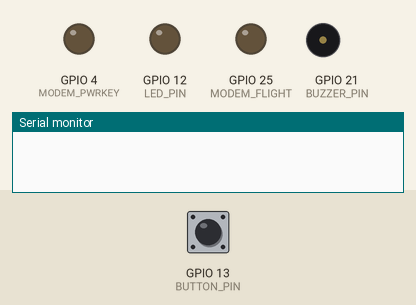
A sketch run on a simulated ESP32. Shown: output pins drawn as LEDs (lit = HIGH), buzzer (waves = sounding, pin HIGH), the last lines printed to the serial monitor. The test bench sets the inputs (shaded band); at power-on: GPIO 13 (BUTTON_PIN) HIGH.

Above: at 0.1 s.
At 8.5 s:
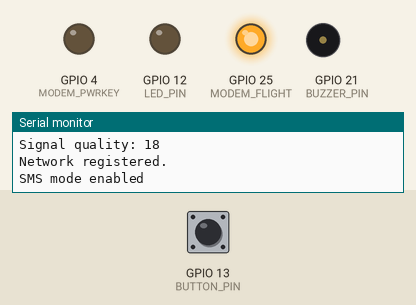
8.6 s: GPIO 13 (BUTTON_PIN) pulled LOW for 0.15 s
At 9.4 s:
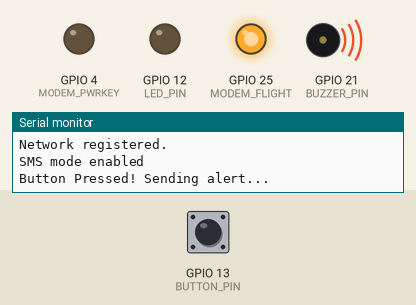
Timing chart, 0 to 11.6 s (numbered marks = the images above; inputs shaded):
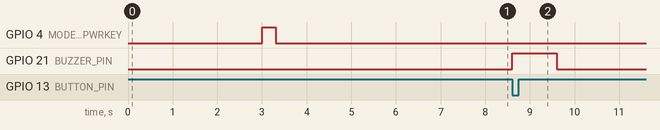

Measured:
- after the input at 8.6 s, GPIO 21 (BUZZER_PIN): LOW → HIGH at once, → LOW 1.0 s later

The sketch:

message.ino
```cpp
#define TINY_GSM_MODEM_SIM7600
#define TINY_GSM_DEBUG Serial
#include <TinyGsmClient.h>

#define UART_BAUD 115200

#define MODEM_TX 27
#define MODEM_RX 26
#define MODEM_PWRKEY 4
#define MODEM_DTR 32
#define MODEM_RI 33
#define MODEM_FLIGHT 25
#define MODEM_STATUS 34

#define LED_PIN 12
#define BUZZER_PIN 21 //  Moved from pin 27 to avoid modem conflict
#define BUTTON_PIN 13 // Button on GPIO 13

#define MODEM_BAUD 115200
#define modemSerial Serial1
TinyGsm modem(modemSerial);

float lat, lon = 0.0;
bool fetch = false;

//  Two recipient numbers
const char *recipients[] = {
    "+19568784196",
    "+19565292282"};

// Ensure the modem is actually registered before sending SMS
bool ensureNetworkConnected(uint32_t timeoutMs = 60000)
{
    Serial.println("Ensuring network registration...");
    unsigned long start = millis();
    while ((millis() - start) < timeoutMs)
    {
        int16_t sq = modem.getSignalQuality();
        Serial.print("Signal quality: ");
        Serial.println(sq);

        if (modem.isNetworkConnected())
        {
            Serial.println("Network registered.");
            return true;
        }

        // waitForNetwork blocks up to the timeout we give it
        if (modem.waitForNetwork(15000))
        {
            Serial.println("Network registered.");
            return true;
        }

        Serial.println("Network not ready, retrying...");
    }

    Serial.println("Network registration timed out.");
    return false;
}

// ⏱ Wait for GPS fix
bool waitForGPS(int timeout_sec = 60)
{
    Serial.println("Waiting for GPS fix...");
    unsigned long start = millis();
    while ((millis() - start) < (timeout_sec * 1000))
    {
        if (modem.getGPS(&lat, &lon))
        {
            Serial.print("GPS Fix acquired after ");
            Serial.print((millis() - start) / 1000);
            Serial.println(" seconds");
            fetch = true;
            return true;
        }

        if ((millis() - start) % 5000 < 100)
        {
            Serial.print("Waiting for GPS fix... ");
            Serial.print((millis() - start) / 1000);
            Serial.println(" seconds elapsed");
        }
        delay(100);
    }
    Serial.println("GPS fix timeout!");
    return false;
}

//  Send SMS to all recipients
void sendsms(const char *message)
{
    for (int i = 0; i < 2; i++)
    {
        Serial.print("Sending SMS to ");
        Serial.println(recipients[i]);

        bool res = modem.sendSMS(recipients[i], message);

        if (res)
        {
            Serial.println("SMS sent successfully!");
        }
        else
        {
            Serial.println("SMS failed to send.");
        }
        delay(3000);
    }
}

void setup()
{
    Serial.begin(115200);
    delay(10);

    pinMode(LED_PIN, OUTPUT);
    pinMode(BUZZER_PIN, OUTPUT);
    pinMode(BUTTON_PIN, INPUT_PULLUP);

    modemSerial.begin(MODEM_BAUD, SERIAL_8N1, MODEM_RX, MODEM_TX);
    delay(3000);

    pinMode(MODEM_PWRKEY, OUTPUT);
    digitalWrite(MODEM_PWRKEY, HIGH);
    delay(300);
    digitalWrite(MODEM_PWRKEY, LOW);

    pinMode(MODEM_FLIGHT, OUTPUT);
    digitalWrite(MODEM_FLIGHT, HIGH);

    Serial.println("Starting modem...");
    delay(3000);
    while (!modem.testAT())
    {
        delay(10);
    }

    Serial.println("Modem initialized.");
    if (!modem.restart())
    {
        Serial.println("Modem restart failed.");
    }

    modem.setNetworkMode(2); // Auto-select (allows fallback for SMS)

    if (!ensureNetworkConnected())
    {
        Serial.println("Warning: modem not registered; SMS will fail until registration succeeds.");
    }
    modem.enableGPS();
    modem.sendAT("+CGPS=1,1");
    delay(1000);

    modem.sendAT("+CMGF=1"); // Text mode
    Serial.println("SMS mode enabled");
}

void loop()
{
    if (digitalRead(BUTTON_PIN) == LOW)
    {
        Serial.println("Button Pressed! Sending alert...");

        // 🔊 Buzz to alert
        digitalWrite(BUZZER_PIN, HIGH);
        delay(1000);
        digitalWrite(BUZZER_PIN, LOW);

        char message[160];

        if (waitForGPS(60))
        {
            Serial.print("Location: ");
            Serial.print(lat, 6);
            Serial.print(", ");
            Serial.println(lon, 6);

            snprintf(message, sizeof(message),
                     "MOM, I need help! This is my location: https://www.google.com/maps?q=%f,%f",
                     lat, lon);
        }
        else
        {
            strcpy(message, "MOM, I need help! Maleny. Unable to get GPS location.");
        }

        if (!ensureNetworkConnected())
        {
            Serial.println("Cannot send SMS: modem not registered.");
            return;
        }

        sendsms(message);
        delay(5000);
    }
}
```
